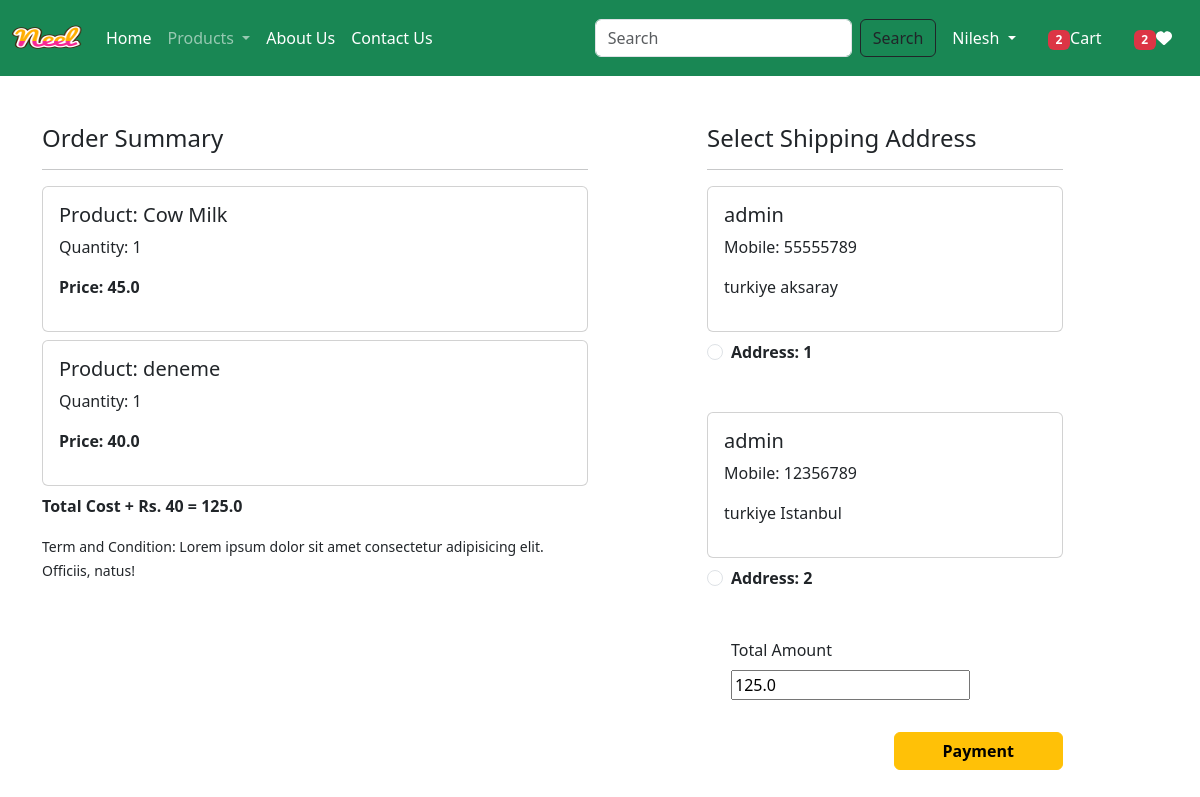
Screenshot of /checkout/ (signed in) with the database file from the repository.
### app/models.py (models this page shows, shortened)
class Cart(models.Model):
    user = models.ForeignKey(User, on_delete=models.CASCADE)
    product = models.ForeignKey(Product, on_delete=models.CASCADE)
    quantity = models.PositiveIntegerField(default=1)

class Product(models.Model):
    title = models.CharField(max_length=100)
    selling_price = models.FloatField()
    discounted_price = models.FloatField()
    description = models.TextField()
    composition = models.TextField(default='')
    prodapp = models.TextField(default='')
    category = models.CharField(choices=CATEGORY_CHOICES, max_length=2)
    product_image = models.ImageField(upload_to='product')

class Customer(models.Model):
    user = models.ForeignKey(User, on_delete=models.CASCADE)
    name = models.CharField(max_length=200)
    locality = models.CharField(max_length=200)
    city = models.CharField(max_length=50)
    mobile = models.IntegerField(default=0)
    zipcode = models.IntegerField()

### app/views.py (the view)
# urls.py: path("checkout/", views.checkout.as_view(), name="checkout"),
@method_decorator(login_required, name="dispatch")
class checkout(View):
    def get(self, request):
        totalitem = 0
        wishitem = 0
        if request.user.is_authenticated:
            totalitem = len(Cart.objects.filter(user=request.user))
            wishitem = len(WishList.objects.filter(user=request.user))
        user = request.user
        add = Customer.objects.filter(user=request.user)
        cart_items = Cart.objects.filter(user=request.user)
        famount = 0
        for p in cart_items:
            value = p.quantity * p.product.discounted_price
            famount = famount + value
        totalamount = famount + 40
        return render(request, "app/checkout.html", locals())

### app/templates/app/checkout.html (shortened to what this page needs)
{% extends 'app/base.html' %}
{% load static %}
{% block content %}
    <div class="container">
        <div class="row mt-5">
            <div class="col-sm-6">
                <h4>Order Summary</h4>
                <hr>
                {% for item in cart_items %}
                    <div class="card mb-2">
                        <div class="card-body">
                            <h5>Product: {{item.product.title}}</h5>
                            <p>Quantity: {{item.quantity}}</p>
                            <p class="fw-bold">Price: {{item.product.discounted_price}}</p>
                        </div>
                    </div>
                {% endfor %}
                <p class="fw-bold">Total Cost + Rs. 40 = {{totalamount}}</p>
                <small>Term and Condition: Lorem ipsum dolor sit amet consectetur adipisicing elit. Officiis, natus!</small>
            </div>
            <div class="col-sm-4 offset-sm-1">
                <h4>Select Shipping Address</h4>
                <hr>
                <form method="post" id="myform">
                    {% for ad in add %}
                    <div class="card">
                        <div class="card-body">
                            <h5>{{ad.name}}</h5>
                            <p>Mobile: {{ad.mobile}}</p>
                            <p>{{ad.locality}} {{ad.city}}</p>
                        </div>
                    </div>
                    <div class="form-check mt-2 mb-5">
                        <input class="form-check-input" type="radio" name="custid" id="custadd{{forloop.counter}}" value="{{ad.id}}">
                        <label class="form-check-label fw-bold" for="custadd{{forloop.counter}}">Address: {{forloop.counter}}</label>
                    </div>
                    {% endfor %}
                    <div class="form-check mb-3">
                        <label for="totamount" class="form-label">Total Amount</label>
                        <input type="number" name="form-control" name="totamount" value="{{totalamount}}" readonly>
                    </div>
                    <div class="text-end">
                        <button id="rzp-button1" type="submit" class="btn btn-warning mt-3 px-5 fw-bold">Payment</button>
                    </div>
                </form>
            </div>
        </div>
    </div>
{% endblock %}

### rows the page displays
Cart: product "Cow Milk", quantity "1", product.discounted_price "45.0"
Cart: product "deneme", quantity "1", product.discounted_price "40.0"
Customer: name "admin", mobile "55555789", locality "turkiye", city "aksaray"
Customer: name "admin", mobile "12356789", locality "turkiye", city "Istanbul"

### other values shown
{{ totalitem }} "2"
{{ wishitem }} "2"
{{ totalamount }} "125.0"
